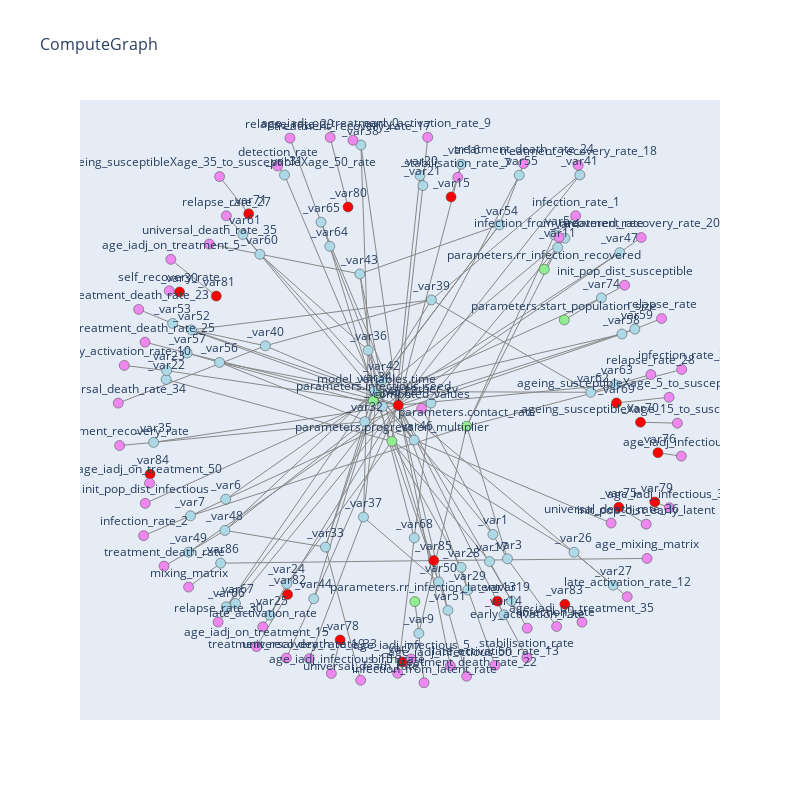

Notebook source saved alongside this figure:
### Code cell
model_0.graph.draw()

### Figure 1 — Plotly figure (JSON) as saved in the notebook; plotly's stock layout.template omitted (floating-point values rounded to 4 significant figures; data arrays with more than 128 entries replaced by an {"elided": "..."} marker saying what was removed)
{"data": [{"hoverinfo": "none", "line": {"color": "#888", "width": 1}, "mode": "lines", "textposition": "top center", "type": "scatter", "x": {"elided": "513 float values"}, "y": {"elided": "513 float values"}}, {"hoverinfo": "text", "hovertext": {"elided": "144 str values"}, "marker": {"color": {"elided": "144 str values"}, "colorscale": [[0, "rgb(255,255,217)"], [0.125, "rgb(237,248,177)"], [0.25, "rgb(199,233,180)"], [0.375, "rgb(127,205,187)"], [0.5, "rgb(65,182,196)"], [0.625, "rgb(29,145,192)"], [0.75, "rgb(34,94,168)"], [0.875, "rgb(37,52,148)"], [1, "rgb(8,29,88)"]], "line": {"width": 0.5}, "reversescale": true, "showscale": false, "size": 10}, "mode": "markers+text", "text": {"elided": "144 str values"}, "textposition": "top center", "type": "scatter", "x": {"elided": "144 float values"}, "y": {"elided": "144 float values"}}], "layout": {"height": 800, "hovermode": "closest", "showlegend": false, "title": {"font": {"size": 16}, "text": "ComputeGraph"}, "width": 800, "xaxis": {"showgrid": false, "showticklabels": false, "zeroline": false}, "yaxis": {"showgrid": false, "showticklabels": false, "visible": false, "zeroline": false}}}
